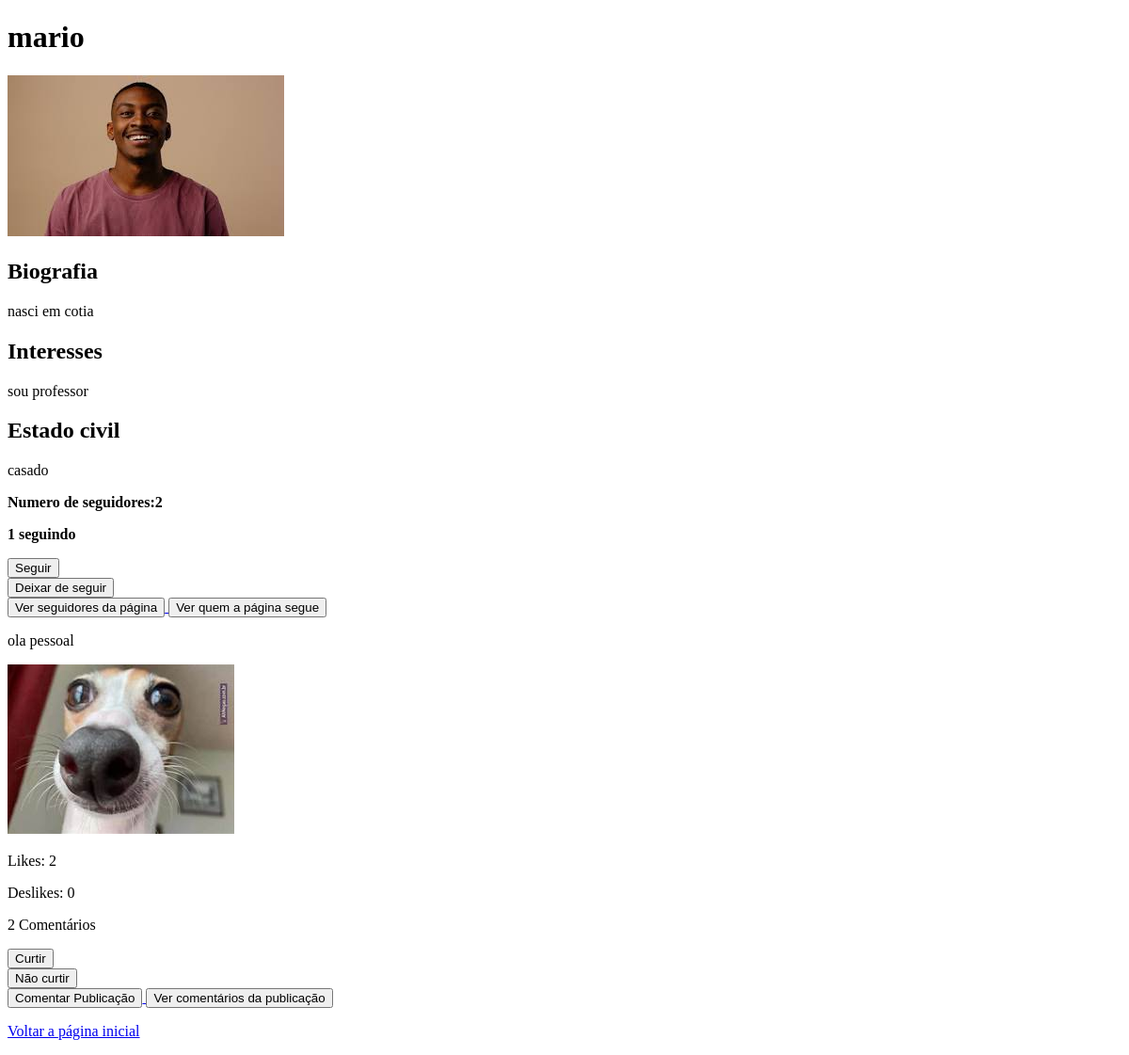
The app's page /ver_perfil/4/ (signed in), older data.
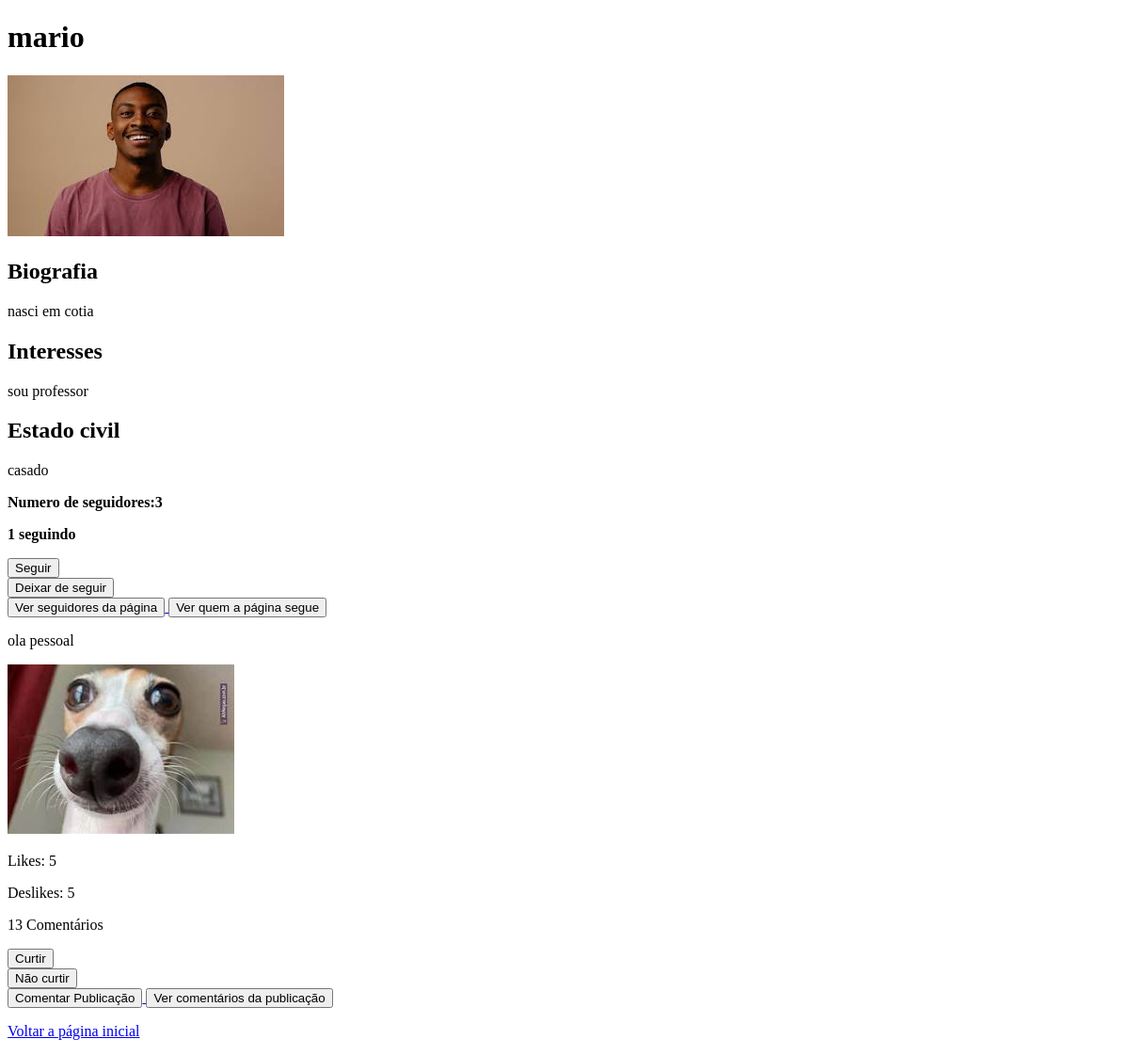
The same page, newer data.
### redesocial/models.py (models this page shows, shortened)
class Post(models.Model):
    dono_postagem = models.ForeignKey(Conta, on_delete=models.CASCADE)
    texto = models.CharField(max_length=6000, null = True, blank=True)
    imagem_postagem = models.ImageField(upload_to = 'redesocial/ImagemPostagem', null=True, blank=True)
    video = models.FileField(upload_to='redesocial/videos', null=True, blank=True)
    curtidas = models.IntegerField(default=0)
    nao_curtidas = models.IntegerField(default = 0)
    quantidade_comentarios = models.IntegerField(default= 0)

### redesocial/views.py (the view)
# urls.py: path('ver_perfil/<int:id_conta>/', views.ver_perfil, name='ver_perfil'),
@login_required
def ver_perfil(request, id_conta):
    conta = Conta.objects.get(id=id_conta)
    id = conta.id
    nome_da_conta = conta.nome
    foto_perfil = conta.foto_perfil
    biografia = conta.biografia
    interesses = conta.interesses
    estado_civil = conta.estado_civil
    numero_seguidores = conta.numero_seguidores
    numero_seguindo = conta.numero_seguindo
    posts = Post.objects.filter(dono_postagem = conta)
    dicionario_perfil = {'id':id, 'nome_da_conta':nome_da_conta, 'foto_perfil':foto_perfil, 'biografia':biografia, 'interesses':interesses, 'estado_civil':estado_civil, 'numero_seguidores': numero_seguidores, 'numero_seguindo':numero_seguindo, 'posts':posts}
    return render(request, 'redesocial/ver_perfil.html', dicionario_perfil)

### redesocial/templates/redesocial/ver_perfil.html (shortened to what this page needs)
<!DOCTYPE html>
<html lang="pt-br">
    <head>
    </head>
    <body>
        <h1>{{nome_da_conta}}</h1>
        {%if foto_perfil%}
            <img src="{{foto_perfil.url}}">
        {%endif%}
        <h2>Biografia</h2>
        {%if biografia%}
            <p>{{biografia}}</p>
        {%else%}
            <!--Caso a conta não tenha uma biografia, iremos mostrar
            essa mensage padrão-->
            <p>Não há biográfia</p>
        {%endif%}
        <h2>Interesses</h2>
        {%if interesses%}
           <p>{{interesses}}</p>
        {%else%}
            <!--Caso a coluna não tenha interesses, vamos mostrar
            essa mensagem padrão.-->
           <p>Não há interesses</p>
        {%endif%}
        <h2> Estado civil</h2>
        {%if estado_civil%}
            <p>{{estado_civil}}</p>
        {%else%}
            <p>Não há estado civil</p>
        {%endif%}
        <p><strong>Numero de seguidores:{{numero_seguidores}}</strong></p>
        <p><strong>{{numero_seguindo}} seguindo</strong></p>
        <form action="{%url 'seguir'%}" method="post">
            <button type="submit">Seguir</button>
         </form>
         <form action="{%url 'deixar_de_seguir'%}" method="post">
            <button type="submit"> Deixar de seguir</button>
         </form>
         <a href="{%url 'seguidores_pagina' id%}">
            <button type="button">Ver seguidores da página</button>
         </a>
         <a href="{%url 'quem_segue' id%}">
            <button type="button">Ver quem a página segue</button>
         </a>
         {%if posts%}
            {%for post in posts%}
                {%if post.texto%}
                    <p>{{post.texto}}</p>
                {%else%}
                    <p>Não há texto na publicação</p>
                {%endif%}
                {%if post.imagem_postagem%}
                    <img src="{{post.imagem_postagem.url}}" alt="Foto da publicação">
                {%endif%}
                <p>Likes: {{post.curtidas}}</p>
                <p>Deslikes: {{post.nao_curtidas}}</p>
                <p>{{post.quantidade_comentarios}} Comentários</p>
                <form action="{%url 'curtir'%}" method="post">
                    <button type="submit">Curtir</button>
                </form>
                <form action="{%url 'nao_curtir'%}" method="post">
                    <button type="submit">Não curtir</button>
                </form>
                <a href="{%url 'comentar_publicacao' post.id%}">
                    <button type="button">Comentar Publicação</button>
                </a>
                <a href="{%url 'ver_comentarios' post.id%}">
                    <button type="button">Ver comentários da publicação</button>
                </a>
            {%endfor%}
         {%else%}
            <p>Há página ainda não possui postagens</p>
        {%endif%}
        <p><a href="{%url 'index'%}">Voltar a página inicial</a></p>
    </body>
</html>

Row changes from the older to the newer data that the page shows:
changed Post "ola pessoal": curtidas "2" → "5"; nao_curtidas "0" → "5"; quantidade_comentarios "2" → "13"
Text that changed along with them:
{{ numero_seguidores }}: "2" → "3"
